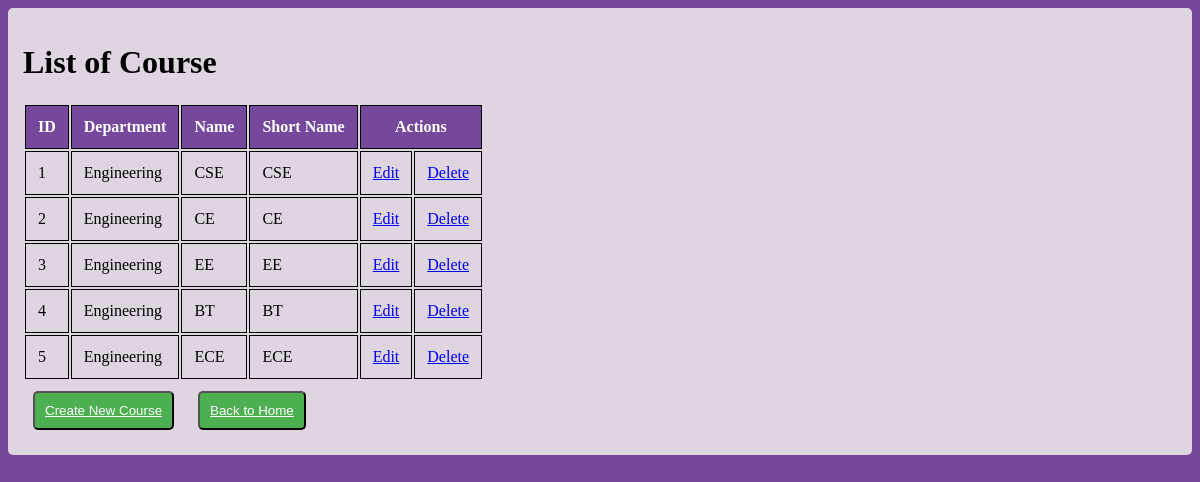
Page /courses/ on the committed database.
### erp/models.py (models this page shows, shortened)
class Course(models.Model):
    id = models.CharField(primary_key=True, max_length=100)
    dept = models.ForeignKey(Dept, on_delete=models.CASCADE)
    name = models.CharField(max_length=100, choices=Branch, default='CSE')
    shortname = models.CharField(max_length=50, default='X')

class Dept(models.Model):
    id = models.CharField(primary_key=True, max_length=100)
    name = models.CharField(max_length=100, default="Engineering")
    def __str__(self):
        return self.name

### erp/views.py (the view)
# urls.py: path('courses/', views.course_list, name='course_list'),
def course_list(request):
    courses = Course.objects.all()
    return render(request, 'erp/course_list.html', {'courses': courses})

### erp/templates/erp/course_list.html (shortened to what this page needs)
<!DOCTYPE html>
<html lang="en">
<head>
</head>
<body>
    <div class="container">
        <h1>List of Course</h1>
        <table>
            <thead>
                <tr>
                    <th>ID</th>
                    <th>Department</th>
                    <th>Name</th>
                    <th>Short Name</th>
                    <th colspan="2">Actions</th>
                </tr>
            </thead>
            <tbody>
                {% for course in courses %}
                <tr>
                    <td>{{ course.id }}</td>
                    <td>{{ course.dept }}</td>
                    <td>{{ course.name }}</td>
                    <td>{{ course.shortname }}</td>
                    <td>
                        <a href="{% url 'course_update' course.pk %}">Edit</a>
                    </td>
                    <td>
                        <a href="{% url 'course_delete' course.pk %}">Delete</a>
                    </td>
                </tr>
                {% endfor %}
            </tbody>
        </table>
        <button>
            <a href="{% url 'course_create' %}">Create New Course</a>
        </button>
        <button>
            <a href="{% url 'home' %}">Back to Home</a>
        </button>
    </div>
</body>
</html>

### erp/templates/erp/course_list.html (style rules this page uses)
body { background-color: rgb(117, 72, 156); }
.container { background-color: rgb(223, 213, 225); padding: 15px; border-radius: 5px; }
table thead { background-color: rgb(117, 72, 156); color: white; }
table td, th { border: 1px solid #000; padding: 12px; }
button { background-color: #4CAF50; margin: 10px; padding: 10px; border-radius: 5px; }
button a { color: white; }

### rows in the picture
Course: id "1", dept "Engineering", name "CSE", shortname "CSE"
Course: id "2", dept "Engineering", name "CE", shortname "CE"
Course: id "3", dept "Engineering", name "EE", shortname "EE"
Course: id "4", dept "Engineering", name "BT", shortname "BT"
Course: id "5", dept "Engineering", name "ECE", shortname "ECE"
